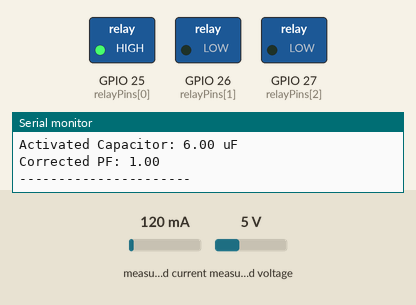
Recording of a sketch running on a simulated ESP32. Shown: switched loads named in the sketch (green lamp = pin HIGH), the last lines printed to the serial monitor. The test bench sets the inputs (shaded band); at power-on: measured current 120 mA, measured voltage 5 V.

Above: at 1.2 s.
1.3 s: measured current set to 1362 mA
5.3 s: measured current set to 1402 mA
At 9.3 s:
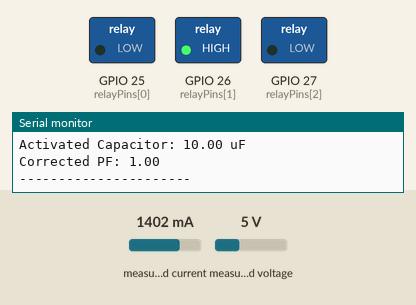
9.6 s: measured current set to 40 mA
At 13.3 s:
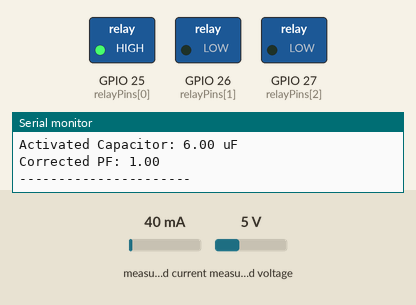
13.7 s: measured current set to 1500 mA
At 17.1 s:
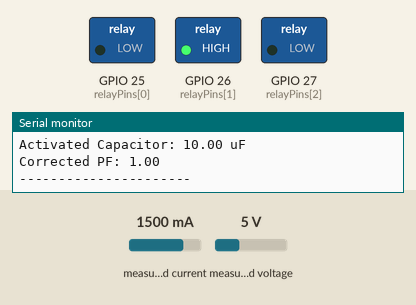
Timing chart, 0 to 18.6 s (numbered marks = the images above; inputs shaded):
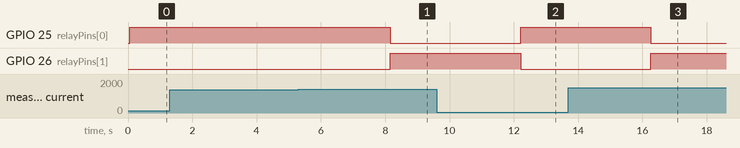

Measured:
- the behaviour switches between 1388 and 1389 mA on measured current (found by bisection; images 0 and 1)
- after the input at 5.3 s, GPIO 25 (relayPins[0]): HIGH → LOW after 2.9 s; GPIO 26 (relayPins[1]): LOW → HIGH after 2.9 s
- after the input at 9.6 s, GPIO 25 (relayPins[0]): LOW → HIGH after 2.6 s; GPIO 26 (relayPins[1]): HIGH → LOW after 2.6 s
- after the input at 13.7 s, GPIO 25 (relayPins[0]): HIGH → LOW after 2.6 s; GPIO 26 (relayPins[1]): LOW → HIGH after 2.6 s

The sketch:

main.ino
```cpp
// ================================
// Power Factor Correction (Demo Version)
// Full implementation available on request
// ================================

#include <PZEM004Tv30.h>

// PZEM connection (ESP32 UART)
PZEM004Tv30 pzem(Serial2, 16, 17);

// Relay pins
const int relayPins[3] = {25, 26, 27};

// Capacitor values (uF)
const float capValues_uF[3] = {6.0, 10.0, 15.0};

const float frequency = 50.0;
const float pi = 3.14159;

void setup() {
  Serial.begin(115200);

  for (int i = 0; i < 3; i++) {
    pinMode(relayPins[i], OUTPUT);
    digitalWrite(relayPins[i], LOW);
  }

  Serial.println("PFC System Initialized");
}

void loop() {
  float voltage = pzem.voltage();
  float current = pzem.current();
  float power   = pzem.power();
  float pf      = pzem.pf();

  // Basic validation
  if (isnan(voltage) || isnan(current) || isnan(power) || isnan(pf)) {
    Serial.println("Sensor Error");
    return;
  }

  Serial.println("------ Readings ------");
  Serial.print("Voltage: "); Serial.println(voltage);
  Serial.print("Current: "); Serial.println(current);
  Serial.print("Power  : "); Serial.println(power);
  Serial.print("PF     : "); Serial.println(pf);

  // No-load condition
  if (power < 5.0) {
    Serial.println("No Load Detected → PF = 1.00");
    for (int i = 0; i < 3; i++)
      digitalWrite(relayPins[i], LOW);
    delay(2000);
    return;
  }

  // If PF already good
  if (pf >= 0.98) {
    Serial.println("PF OK → No correction needed");
    for (int i = 0; i < 3; i++)
      digitalWrite(relayPins[i], LOW);
    delay(2000);
    return;
  }

  // ============================
  // Core PFC Calculation Logic
  // ============================
  float angle = acos(constrain(pf, 0.05, 1.0));
  float Q = power * tan(angle);

  float C_required = Q / (2 * pi * frequency * voltage * voltage);
  float C_required_uF = C_required * 1e6;

  Serial.print("Required Capacitance: ");
  Serial.print(C_required_uF);
  Serial.println(" uF");

  // ============================
  // Capacitor Selection Logic
  // ============================
  bool capSelected = false;
  float C_added = 0;

  for (int i = 0; i < 3; i++) {
    if (!capSelected && capValues_uF[i] >= C_required_uF) {
      digitalWrite(relayPins[i], HIGH);
      Serial.print("Activated Capacitor: ");
      Serial.print(capValues_uF[i]);
      Serial.println(" uF");

      capSelected = true;
      C_added = capValues_uF[i];
    } else {
      digitalWrite(relayPins[i], LOW);
    }
  }

  // ============================
  // Corrected PF Calculation
  // ============================
  float Q_new = Q - (2 * pi * frequency * voltage * voltage * C_added * 1e-6);
  if (Q_new < 0) Q_new = 0;

  float corrected_pf = cos(atan(Q_new / power));

  Serial.print("Corrected PF: ");
  Serial.println(corrected_pf);

  Serial.println("----------------------");

  delay(4000);
}

/*
====================================================
NOTE:
This is a simplified version of the project.

Removed in public version:
- Blynk IoT integration
- WiFi credentials
- LCD display handling
- Advanced relay optimization logic

For full implementation, feel free to contact.
====================================================
*/
```
